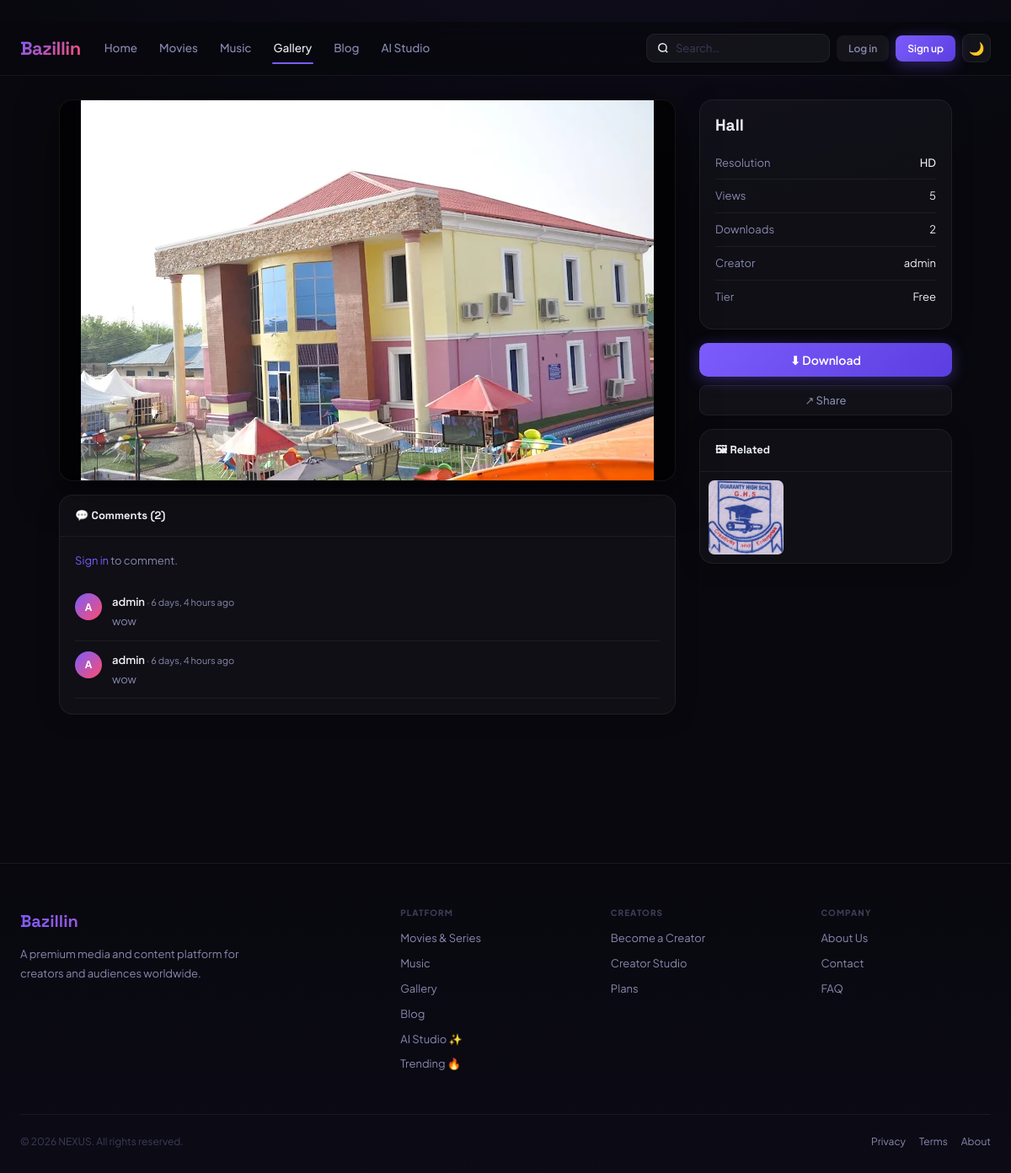
Screenshot of /images/view/hall/ with the database file from the repository.
### cms/models.py (models this page shows, shortened)
class BrandingConfig(models.Model):
    site_name        = models.CharField(max_length=100, default='NEXUS')
    site_tagline     = models.CharField(max_length=300, blank=True)
    site_description = models.TextField(blank=True)
    logo_primary     = models.ImageField(upload_to='cms/branding/', null=True, blank=True, help_text='Primary logo (dark bg)')
    logo_dark        = models.ImageField(upload_to='cms/branding/', null=True, blank=True, help_text='Logo for light backgrounds')
    logo_footer      = models.ImageField(upload_to='cms/branding/', null=True, blank=True)
    logo_email       = models.ImageField(upload_to='cms/branding/', null=True, blank=True)
    favicon          = models.ImageField(upload_to='cms/branding/', null=True, blank=True)
    social_preview   = models.ImageField(upload_to='cms/branding/', null=True, blank=True, help_text='Default OG image (1200x630)')
    contact_email    = models.EmailField(blank=True)
    contact_phone    = models.CharField(max_length=30, blank=True)
    contact_address  = models.TextField(blank=True)
    social_twitter   = models.URLField(blank=True)
    social_instagram = models.URLField(blank=True)
    social_facebook  = models.URLField(blank=True)
    social_youtube   = models.URLField(blank=True)
    social_tiktok    = models.URLField(blank=True)
    social_discord   = models.URLField(blank=True)
    social_linkedin  = models.URLField(blank=True)
    copyright_text   = models.CharField(max_length=300, blank=True, default='© {year} NEXUS. All rights reserved.')
    updated_at       = models.DateTimeField(auto_now=True)
    class Meta:
        verbose_name = 'Branding Config'
    @classmethod
    def get(cls):
        obj, _ = cls.objects.get_or_create(pk=1)
        return obj
    def get_copyright(self):
        return self.copyright_text.replace('{year}', str(timezone.now().year))

### images/models.py (models this page shows, shortened)
class Image(models.Model):
    RESOLUTION_CHOICES = [
        ('sd','SD (≤720p)'), ('hd','HD (1080p)'),
        ('2k','2K'), ('4k','4K / Ultra HD'),
    ]
    title           = models.CharField(max_length=300)
    slug            = models.SlugField(unique=True, blank=True)
    description     = models.TextField(blank=True)
    image_file      = models.ImageField(upload_to=image_orig_path, null=True, blank=True)
    image_url       = models.URLField(blank=True, help_text='External link to the image (used instead of an upload to save storage space).')
    thumbnail       = models.ImageField(upload_to=image_thumb_path, null=True, blank=True)
    category        = models.ForeignKey(Category, null=True, blank=True, on_delete=models.SET_NULL)
    tags            = models.ManyToManyField(Tag, blank=True)
    resolution      = models.CharField(max_length=5, choices=RESOLUTION_CHOICES, default='hd')
    width           = models.IntegerField(default=0)
    height          = models.IntegerField(default=0)
    is_premium      = models.BooleanField(default=False)
    is_featured     = models.BooleanField(default=False)
    is_published    = models.BooleanField(default=True)
    views_count     = models.IntegerField(default=0)
    downloads_count = models.IntegerField(default=0)
    likes_count     = models.IntegerField(default=0)
    uploaded_by     = models.ForeignKey(settings.AUTH_USER_MODEL, on_delete=models.CASCADE)
    created_at      = models.DateTimeField(auto_now_add=True)
    class Meta: ordering = ['-created_at']
    def save(self, *args, **kwargs):
        if not self.slug:
            from django.utils.text import slugify
            base = slugify(self.title)
            slug, n = base, 1
            while Image.objects.filter(slug=slug).exclude(pk=self.pk).exists():
                slug = f'{base}-{n}'; n += 1
            self.slug = slug
        super().save(*args, **kwargs)
    @property
    def has_image(self):
        return bool(self.image_file) or bool(self.image_url)
    @property
    def display_url(self):
        if self.thumbnail:
            return self.thumbnail.url
        if self.image_file:
            return self.image_file.url
        return self.image_url
    @property
    def full_url(self):
        if self.image_file:
            return self.image_file.url
        return self.image_url

class ImageComment(models.Model):
    user      = models.ForeignKey(settings.AUTH_USER_MODEL, on_delete=models.CASCADE)
    image     = models.ForeignKey(Image, on_delete=models.CASCADE, related_name='comments')
    text      = models.TextField()
    created_at= models.DateTimeField(auto_now_add=True)
    class Meta: ordering = ['-created_at']

### accounts/models.py (models this page shows, shortened)
class User(AbstractUser):
    ROLE_CHOICES = [('admin', 'Admin'), ('creator', 'Creator'), ('user', 'User')]
    role            = models.CharField(max_length=20, choices=ROLE_CHOICES, default='user')
    avatar          = models.ImageField(upload_to='avatars/', null=True, blank=True)
    bio             = models.TextField(blank=True)
    website         = models.URLField(blank=True)
    followers_count = models.IntegerField(default=0)
    total_earnings  = models.DecimalField(max_digits=10, decimal_places=2, default=0)
    is_verified     = models.BooleanField(default=False)
    subscription_plan   = models.ForeignKey(SubscriptionPlan, null=True, blank=True, on_delete=models.SET_NULL)
    subscription_expiry = models.DateTimeField(null=True, blank=True)
    ai_credits_used     = models.IntegerField(default=0)   # monthly AI blog usage
    ai_credits_reset    = models.DateField(null=True, blank=True)
    created_at          = models.DateTimeField(auto_now_add=True)

### images/views.py (the view)
# urls.py: path('view/<slug:slug>/',   views.image_detail,     name='image_detail'),
def image_detail(request, slug):
    image = get_object_or_404(Image, slug=slug, is_published=True)
    Image.objects.filter(pk=image.pk).update(views_count=image.views_count + 1)
    image.refresh_from_db()
    related  = Image.objects.filter(is_published=True).exclude(pk=image.pk)
    if image.category:
        related = related.filter(category=image.category)
    related = related.order_by('-created_at')[:8]
    comments = image.comments.select_related('user').order_by('-created_at')[:30]
    user_liked = False
    if request.user.is_authenticated:
        user_liked = ImageLike.objects.filter(user=request.user, image=image).exists()
    return render(request, 'images/detail.html', {
        'image': image, 'related': related, 'comments': comments,
        'user_liked': user_liked,
    })

### templates/images/detail.html (shortened to what this page needs)
{% extends 'base.html' %}
{% block content %}
<div class="ig-layout">
  <div>
    <div class="img-main">
      {% if image.has_image %}<img src="{{ image.full_url }}" alt="{{ image.title }}">
      {% else %}<div style="height:300px;display:flex;align-items:center;justify-content:center;font-size:5rem;color:var(--tx3)">🖼</div>{% endif %}
    </div>
    <div class="panel" style="margin-top:16px">
      <div class="panel-head">💬 Comments ({{ comments|length }})</div>
      <div class="panel-body">
        {% if user.is_authenticated %}
        <div style="display:flex;gap:10px;margin-bottom:18px">
          <div class="c-av">{{ user.username|slice:":1"|upper }}</div>
          <div style="flex:1">
            <input id="comment-input" type="text" placeholder="Add a comment…" class="form-input" style="margin-bottom:8px">
            <button onclick="postImageComment({{ image.pk }})" class="btn btn-primary btn-sm">Post</button>
          </div>
        </div>
        {% else %}
        <p style="color:var(--tx2);font-size:13px;margin-bottom:16px"><a href="/auth/login/" style="color:var(--ac)">Sign in</a> to comment.</p>
        {% endif %}
        <div id="comments-list">
          {% for cm in comments %}
          <div class="comment-item">
            <div class="c-av">{{ cm.user.username|slice:":1"|upper }}</div>
            <div><div style="font-size:13px;font-weight:600;margin-bottom:2px">{{ cm.user.username }} <span style="font-size:11px;color:var(--tx2);font-weight:400">· {{ cm.created_at|timesince }} ago</span></div>
            <div style="font-size:13px;color:var(--tx2)">{{ cm.text }}</div></div>
          </div>
          {% empty %}<p style="color:var(--tx2);font-size:13px;text-align:center;padding:18px 0">No comments yet.</p>{% endfor %}
        </div>
      </div>
    </div>
  </div>
  <aside style="align-self:start;position:sticky;top:80px">
    <div class="panel">
      <div class="panel-body">
        <h1 style="font-family:'Space Grotesk',sans-serif;font-size:1.2rem;font-weight:800;margin-bottom:12px;line-height:1.3">{{ image.title }}</h1>
        <div class="det-row"><span style="color:var(--tx2)">Resolution</span><span style="font-weight:500">{{ image.resolution|default:"HD"|upper }}</span></div>
        <div class="det-row"><span style="color:var(--tx2)">Views</span><span>{{ image.views_count|default:0 }}</span></div>
        <div class="det-row"><span style="color:var(--tx2)">Downloads</span><span>{{ image.downloads_count|default:0 }}</span></div>
        {% if image.uploaded_by %}<div class="det-row"><span style="color:var(--tx2)">Creator</span><span>{{ image.uploaded_by.username }}</span></div>{% endif %}
        <div class="det-row"><span style="color:var(--tx2)">Tier</span><span>{% if image.is_premium %}⭐ Premium{% else %}Free{% endif %}</span></div>
      </div>
    </div>
    <a href="/images/download/{{ image.pk }}/" class="btn btn-primary" style="width:100%;justify-content:center;margin-bottom:10px">⬇ Download</a>
    <div style="display:flex;gap:8px">
      <button onclick="shareContent('{{ image.title|escapejs }}','/images/view/{{ image.slug }}/')" class="act-btn">↗ Share</button>
    </div>
    {% if related %}
    <div class="panel" style="margin-top:16px">
      <div class="panel-head">🖼 Related</div>
      <div class="panel-body" style="padding:10px">
        <div style="display:grid;grid-template-columns:repeat(3,1fr);gap:6px">
          {% for r in related %}<a href="/images/view/{{ r.slug }}/" style="display:block;border-radius:7px;overflow:hidden;aspect-ratio:1">
            {% if r.has_image %}<img src="{{ r.display_url }}" style="width:100%;height:100%;object-fit:cover">{% else %}<div style="width:100%;height:100%;background:var(--bg3);display:flex;align-items:center;justify-content:center;font-size:1.2rem">🖼</div>{% endif %}
          </a>{% endfor %}
        </div>
      </div>
    </div>
    {% endif %}
  </aside>
</div>
{% endblock %}

### templates/base.html (shortened to what this page needs)
﻿<!DOCTYPE html>
<html lang="en" data-theme="dark">
<head>
</head>
<body>
<nav class="nav">
  <div class="nav-inner">
    <a class="nav-logo" href="/">
      {% if branding and branding.logo_primary %}<img src="{{ branding.logo_primary.url }}" alt="{{ branding.site_name }}">
      {% else %}{{ branding.site_name|default:'NEXUS' }}{% endif %}
    </a>
    <div class="nav-links">
      <a class="nav-link {% if request.path == '/' %}on{% endif %}" href="/">Home</a>
      <a class="nav-link {% if '/movies/' in request.path %}on{% endif %}" href="/movies/">Movies</a>
      <a class="nav-link {% if '/music/' in request.path %}on{% endif %}" href="/music/">Music</a>
      <a class="nav-link {% if '/images/' in request.path %}on{% endif %}" href="/images/">Gallery</a>
      <a class="nav-link {% if '/blog/' in request.path %}on{% endif %}" href="/blog/">Blog</a>
      <a class="nav-link {% if '/ai/' in request.path %}on{% endif %}" href="/ai/studio/">AI Studio</a>
    </div>
    <div class="nav-r">
      <form class="nav-search" action="/search/" method="get">
        <svg width="14" height="14" viewBox="0 0 24 24" fill="none" stroke="currentColor" stroke-width="2.5"><circle cx="11" cy="11" r="8"/><path d="m21 21-4.35-4.35"/></svg>
        <input type="text" name="q" placeholder="Search…" value="{{ request.GET.q }}" autocomplete="off">
      </form>
      {% if user.is_authenticated %}
      <a href="/admin-panel/notifications/" style="position:relative;color:var(--tx2);display:flex;align-items:center;padding:6px;border-radius:8px;transition:background .15s" onmouseover="this.style.background='rgba(255,255,255,.06)'" onmouseout="this.style.background='none'">
        <svg width="18" height="18" viewBox="0 0 24 24" fill="none" stroke="currentColor" stroke-width="2"><path d="M18 8A6 6 0 0 0 6 8c0 7-3 9-3 9h18s-3-2-3-9"/><path d="M13.73 21a2 2 0 0 1-3.46 0"/></svg>
        {% if unread_notifs > 0 %}<span class="nbadge" style="position:absolute;top:0;right:0;font-size:8px;min-width:15px;height:15px;">{{ unread_notifs }}</span>{% endif %}
      </a>
      <div class="ddwrap">
        <div class="avatar" onclick="this.nextElementSibling.classList.toggle('open')">
          {% if user.avatar %}<img src="{{ user.avatar.url }}" alt="">{% else %}{{ user.username|slice:':1'|upper }}{% endif %}
        </div>
        <div class="dd">
          <div class="dd-user">
            <div class="dd-uname">{{ user.username }}</div>
            <div class="dd-urole">{{ user.role|default:'member' }}</div>
          </div>
          <div class="dd-sep"></div>
          <a class="dd-item" href="/auth/profile/">👤 Profile</a>
          <a class="dd-item" href="/dashboard/">📊 Dashboard</a>
          {% if user.is_creator or user.is_admin %}<a class="dd-item" href="/creator/">⚡ Creator Studio</a>{% endif %}
          <a class="dd-item" href="/subscriptions/">💎 Subscription</a>
          {% if user.is_admin %}<div class="dd-sep"></div><a class="dd-item" href="/admin-panel/">🛡 Admin Panel</a>{% endif %}
          <div class="dd-sep"></div>
          <form method="post" action="/auth/logout/">{% csrf_token %}<button class="dd-item" type="submit" style="width:100%">🚪 Sign Out</button></form>
        </div>
      </div>
      {% else %}
      <a class="btn btn-ghost btn-sm" href="/auth/login/">Log in</a>
      <a class="btn btn-primary btn-sm" href="/auth/register/">Sign up</a>
      {% endif %}
      <button id="themeBtn" onclick="toggleSiteTheme()" style="width:34px;height:34px;border-radius:9px;background:rgba(255,255,255,.05);border:1px solid var(--bd);cursor:pointer;font-size:15px;display:flex;align-items:center;justify-content:center;transition:all .15s" title="Toggle theme">🌙</button>
    </div>
  </div>
</nav>
<main>{% block content %}{% endblock %}</main>
<footer class="footer">
  <div class="wrap">
    <div class="footer-grid">
      <div>
        <div class="footer-logo">{% if branding and branding.logo_footer %}<img src="{{ branding.logo_footer.url }}" style="height:28px">{% else %}{{ branding.site_name|default:'NEXUS' }}{% endif %}</div>
        <p class="footer-desc">{{ branding.site_description|default:'A premium media and content platform for creators and audiences worldwide.' }}</p>
      </div>
      <div class="footer-col">
        <h4>Platform</h4>
        <a href="/movies/">Movies & Series</a>
        <a href="/music/">Music</a>
        <a href="/images/">Gallery</a>
        <a href="/blog/">Blog</a>
        <a href="/ai/studio/">AI Studio ✨</a>
        <a href="/trending/">Trending 🔥</a>
      </div>
      <div class="footer-col">
        <h4>Creators</h4>
        <a href="/auth/register/?role=creator">Become a Creator</a>
        <a href="/creator/">Creator Studio</a>
        <a href="/subscriptions/">Plans</a>
      </div>
      <div class="footer-col">
        <h4>Company</h4>
        <a href="/page/about/">About Us</a>
        <a href="/page/contact/">Contact</a>
        <a href="/page/faq/">FAQ</a>
      </div>
    </div>
    <div class="footer-bottom">
      <span>{% if branding %}{{ branding.get_copyright }}{% else %}© 2025 NEXUS. All rights reserved.{% endif %}</span>
      <div style="display:flex;gap:16px"><a href="/page/privacy/">Privacy</a><a href="/page/terms/">Terms</a><a href="/page/about/">About</a></div>
    </div>
  </div>
</footer>
</body>
</html>

### rows the page displays
BrandingConfig: site_name "Bazillin", site_description "A premium media and content platform for creators and audiences worldwide.", get_copyright "© 2026 NEXUS. All rights reserved."
Image: full_url (picture), title "Hall", resolution "HD", views_count "5", downloads_count "2", uploaded_by.username "admin"
ImageComment: user.username "A", user.username "admin", created_at "6 days, 4 hours", text "wow"
ImageComment: user.username "A", user.username "admin", created_at "6 days, 4 hours", text "wow"
Image: display_url (picture)

### other values shown
{{ comments|length }} "2"
